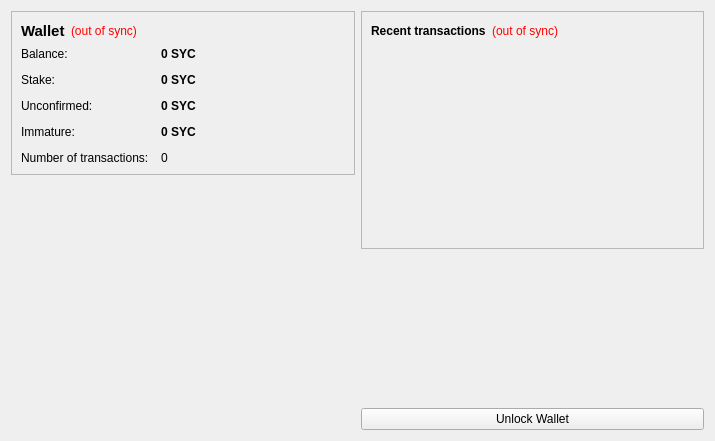
<?xml version="1.0" encoding="UTF-8"?>
<ui version="4.0">
 <class>OverviewPage</class>
 <widget class="QWidget" name="OverviewPage">
  <property name="geometry">
   <rect>
    <x>0</x>
    <y>0</y>
    <width>715</width>
    <height>441</height>
   </rect>
  </property>
  <property name="windowTitle">
   <string>Form</string>
  </property>
  <layout class="QHBoxLayout" name="horizontalLayout" stretch="1,1">
   <item>
    <layout class="QVBoxLayout" name="verticalLayout_2">
     <item>
      <widget class="QFrame" name="frame">
       <property name="frameShape">
        <enum>QFrame::StyledPanel</enum>
       </property>
       <property name="frameShadow">
        <enum>QFrame::Raised</enum>
       </property>
       <layout class="QVBoxLayout" name="verticalLayout_4">
        <item>
         <layout class="QHBoxLayout" name="horizontalLayout_4">
          <item>
           <widget class="QLabel" name="label_5">
            <property name="font">
             <font>
              <pointsize>11</pointsize>
              <weight>75</weight>
              <bold>true</bold>
             </font>
            </property>
            <property name="text">
             <string>Wallet</string>
            </property>
           </widget>
          </item>
          <item>
           <widget class="QLabel" name="labelWalletStatus">
            <property name="toolTip">
             <string>The displayed information may be out of date. Your wallet automatically synchronizes with the HuahuiMerchantFinancial network after a connection is established, but this process has not completed yet.</string>
            </property>
            <property name="styleSheet">
             <string notr="true">QLabel { color: red; }</string>
            </property>
            <property name="text">
             <string notr="true">(out of sync)</string>
            </property>
            <property name="alignment">
             <set>Qt::AlignLeading|Qt::AlignLeft|Qt::AlignVCenter</set>
            </property>
           </widget>
          </item>
          <item>
           <spacer name="horizontalSpacer_2">
            <property name="orientation">
             <enum>Qt::Horizontal</enum>
            </property>
            <property name="sizeHint" stdset="0">
             <size>
              <width>40</width>
              <height>20</height>
             </size>
            </property>
           </spacer>
          </item>
         </layout>
        </item>
        <item>
         <layout class="QFormLayout" name="formLayout_2">
          <property name="fieldGrowthPolicy">
           <enum>QFormLayout::AllNonFixedFieldsGrow</enum>
          </property>
          <property name="horizontalSpacing">
           <number>12</number>
          </property>
          <property name="verticalSpacing">
           <number>12</number>
          </property>
          <item row="0" column="0">
           <widget class="QLabel" name="label">
            <property name="text">
             <string>Balance:</string>
            </property>
           </widget>
          </item>
          <item row="0" column="1">
           <widget class="QLabel" name="labelBalance">
            <property name="font">
             <font>
              <weight>75</weight>
              <bold>true</bold>
             </font>
            </property>
            <property name="cursor">
             <cursorShape>IBeamCursor</cursorShape>
            </property>
            <property name="toolTip">
             <string>Your current balance</string>
            </property>
            <property name="text">
             <string notr="true">0 SYC</string>
            </property>
            <property name="textInteractionFlags">
             <set>Qt::LinksAccessibleByMouse|Qt::TextSelectableByKeyboard|Qt::TextSelectableByMouse</set>
            </property>
           </widget>
          </item>
          <item row="1" column="0">
           <widget class="QLabel" name="label_6">
            <property name="text">
             <string>Stake:</string>
            </property>
           </widget>
          </item>
          <item row="1" column="1">
           <widget class="QLabel" name="labelStake">
            <property name="font">
             <font>
              <weight>75</weight>
              <bold>true</bold>
             </font>
            </property>
            <property name="cursor">
             <cursorShape>IBeamCursor</cursorShape>
            </property>
            <property name="toolTip">
             <string>Total of coins that was staked, and do not yet count toward the current balance</string>
            </property>
            <property name="text">
             <string notr="true">0 SYC</string>
            </property>
            <property name="textInteractionFlags">
             <set>Qt::LinksAccessibleByMouse|Qt::TextSelectableByKeyboard|Qt::TextSelectableByMouse</set>
            </property>
           </widget>
          </item>
          <item row="2" column="0">
           <widget class="QLabel" name="label_3">
            <property name="text">
             <string>Unconfirmed:</string>
            </property>
           </widget>
          </item>
          <item row="2" column="1">
           <widget class="QLabel" name="labelUnconfirmed">
            <property name="font">
             <font>
              <weight>75</weight>
              <bold>true</bold>
             </font>
            </property>
            <property name="cursor">
             <cursorShape>IBeamCursor</cursorShape>
            </property>
            <property name="toolTip">
             <string>Total of transactions that have yet to be confirmed, and do not yet count toward the current balance</string>
            </property>
            <property name="text">
             <string notr="true">0 SYC</string>
            </property>
            <property name="textInteractionFlags">
             <set>Qt::LinksAccessibleByMouse|Qt::TextSelectableByKeyboard|Qt::TextSelectableByMouse</set>
            </property>
           </widget>
          </item>
          <item row="3" column="0">
           <widget class="QLabel" name="labelImmatureText">
            <property name="text">
             <string>Immature:</string>
            </property>
           </widget>
          </item>
          <item row="3" column="1">
           <widget class="QLabel" name="labelImmature">
            <property name="font">
             <font>
              <weight>75</weight>
              <bold>true</bold>
             </font>
            </property>
            <property name="toolTip">
             <string>Mined balance that has not yet matured</string>
            </property>
            <property name="text">
             <string notr="true">0 SYC</string>
            </property>
            <property name="textInteractionFlags">
             <set>Qt::LinksAccessibleByMouse|Qt::TextSelectableByKeyboard|Qt::TextSelectableByMouse</set>
            </property>
           </widget>
          </item>
          <item row="4" column="0">
           <widget class="QLabel" name="label_2">
            <property name="text">
             <string>Number of transactions:</string>
            </property>
           </widget>
          </item>
          <item row="4" column="1">
           <widget class="QLabel" name="labelNumTransactions">
            <property name="toolTip">
             <string>Total number of transactions in wallet</string>
            </property>
            <property name="text">
             <string notr="true">0</string>
            </property>
           </widget>
          </item>
         </layout>
        </item>
       </layout>
      </widget>
     </item>
     <item>
      <spacer name="verticalSpacer">
       <property name="orientation">
        <enum>Qt::Vertical</enum>
       </property>
       <property name="sizeHint" stdset="0">
        <size>
         <width>20</width>
         <height>40</height>
        </size>
       </property>
      </spacer>
     </item>
	 <item>
      <widget class="QLabel" name="label_6">
       <property name="text">
        <string/>
       </property>
       <property name="pixmap">
        <pixmap resource="../bitcoin.qrc">:/images/backg</pixmap>
       </property>
       <property name="scaledContents">
        <bool>false</bool>
       </property>
       <property name="alignment">
        <set>Qt::AlignCenter</set>
       </property>
       <property name="margin">
        <number>-2</number>
       </property>
      </widget>
     </item>
    </layout>
   </item>
   <item>
    <layout class="QVBoxLayout" name="verticalLayout_3">
     <item>
      <widget class="QFrame" name="frame_2">
       <property name="frameShape">
        <enum>QFrame::StyledPanel</enum>
       </property>
       <property name="frameShadow">
        <enum>QFrame::Raised</enum>
       </property>
       <layout class="QVBoxLayout" name="verticalLayout">
        <item>
         <layout class="QHBoxLayout" name="horizontalLayout_2">
          <item>
           <widget class="QLabel" name="label_4">
            <property name="text">
             <string>&lt;b&gt;Recent transactions&lt;/b&gt;</string>
            </property>
           </widget>
          </item>
          <item>
           <widget class="QLabel" name="labelTransactionsStatus">
            <property name="toolTip">
             <string>The displayed information may be out of date. Your wallet automatically synchronizes with the HuahuiMerchantFinancial network after a connection is established, but this process has not completed yet.</string>
            </property>
            <property name="styleSheet">
             <string notr="true">QLabel { color: red; }</string>
            </property>
            <property name="text">
             <string notr="true">(out of sync)</string>
            </property>
            <property name="alignment">
             <set>Qt::AlignRight|Qt::AlignTrailing|Qt::AlignVCenter</set>
            </property>
           </widget>
          </item>
          <item>
           <spacer name="horizontalSpacer">
            <property name="orientation">
             <enum>Qt::Horizontal</enum>
            </property>
            <property name="sizeHint" stdset="0">
             <size>
              <width>40</width>
              <height>20</height>
             </size>
            </property>
           </spacer>
          </item>
         </layout>
        </item>
        <item>
         <widget class="QListView" name="listTransactions">
          <property name="styleSheet">
           <string notr="true">QListView { background: transparent; }</string>
          </property>
          <property name="frameShape">
           <enum>QFrame::NoFrame</enum>
          </property>
          <property name="verticalScrollBarPolicy">
           <enum>Qt::ScrollBarAlwaysOff</enum>
          </property>
          <property name="horizontalScrollBarPolicy">
           <enum>Qt::ScrollBarAlwaysOff</enum>
          </property>
          <property name="selectionMode">
           <enum>QAbstractItemView::NoSelection</enum>
          </property>
         </widget>
        </item>
       </layout>
      </widget>
     </item>
     <item>
      <spacer name="verticalSpacer_2">
       <property name="orientation">
        <enum>Qt::Vertical</enum>
       </property>
       <property name="sizeHint" stdset="0">
        <size>
         <width>20</width>
         <height>40</height>
        </size>
       </property>
      </spacer>
     </item>
     <item>
      <widget class="QPushButton" name="unlockWalletButton">
       <property name="text">
        <string>Unlock Wallet</string>
       </property>
      </widget>
     </item>
    </layout>
   </item>
  </layout>
 </widget>
 <resources>
  <include location="../bitcoin.qrc"/>
 </resources>
 <connections/>
</ui>
